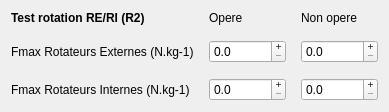
    <widget class="QWidget" name="layoutWidget_14">
     <property name="geometry">
      <rect>
       <x>480</x>
       <y>570</y>
       <width>436</width>
       <height>110</height>
      </rect>
     </property>
     <layout class="QGridLayout" name="gridLayout_RERI2">
      <property name="sizeConstraint">
       <enum>QLayout::SizeConstraint::SetFixedSize</enum>
      </property>
      <property name="spacing">
       <number>15</number>
      </property>
      <item row="2" column="1">
       <widget class="QDoubleSpinBox" name="doubleSpinBox_e_fmaxRIR2O">
        <property name="cursor">
         <cursorShape>ArrowCursor</cursorShape>
        </property>
        <property name="buttonSymbols">
         <enum>QAbstractSpinBox::ButtonSymbols::PlusMinus</enum>
        </property>
        <property name="accelerated">
         <bool>true</bool>
        </property>
        <property name="decimals">
         <number>1</number>
        </property>
        <property name="maximum">
         <double>100000.000000000000000</double>
        </property>
       </widget>
      </item>
      <item row="0" column="0">
       <widget class="QLabel" name="label_testRotationR2">
        <property name="font">
         <font>
          <bold>true</bold>
         </font>
        </property>
        <property name="text">
         <string>Test rotation RE/RI (R2)</string>
        </property>
        <property name="textFormat">
         <enum>Qt::TextFormat::RichText</enum>
        </property>
       </widget>
      </item>
      <item row="2" column="0">
       <widget class="QLabel" name="label_fmaxRIR2">
        <property name="text">
         <string>Fmax Rotateurs Internes (N.kg-1)</string>
        </property>
       </widget>
      </item>
      <item row="0" column="1">
       <widget class="QLabel" name="label_opere_11">
        <property name="text">
         <string>Opere</string>
        </property>
       </widget>
      </item>
      <item row="2" column="2">
       <widget class="QDoubleSpinBox" name="doubleSpinBox_e_fmaxRIR2NO">
        <property name="cursor">
         <cursorShape>ArrowCursor</cursorShape>
        </property>
        <property name="buttonSymbols">
         <enum>QAbstractSpinBox::ButtonSymbols::PlusMinus</enum>
        </property>
        <property name="accelerated">
         <bool>true</bool>
        </property>
        <property name="decimals">
         <number>1</number>
        </property>
        <property name="maximum">
         <double>100000.000000000000000</double>
        </property>
       </widget>
      </item>
      <item row="1" column="1">
       <widget class="QDoubleSpinBox" name="doubleSpinBox_e_fmaxRER2O">
        <property name="cursor">
         <cursorShape>ArrowCursor</cursorShape>
        </property>
        <property name="buttonSymbols">
         <enum>QAbstractSpinBox::ButtonSymbols::PlusMinus</enum>
        </property>
        <property name="accelerated">
         <bool>true</bool>
        </property>
        <property name="decimals">
         <number>1</number>
        </property>
        <property name="maximum">
         <double>100000.000000000000000</double>
        </property>
       </widget>
      </item>
      <item row="1" column="0">
       <widget class="QLabel" name="label_fmaxRER2">
        <property name="text">
         <string>Fmax Rotateurs Externes (N.kg-1)</string>
        </property>
       </widget>
      </item>
      <item row="0" column="2">
       <widget class="QLabel" name="label_non_opere_11">
        <property name="text">
         <string>Non opere</string>
        </property>
       </widget>
      </item>
      <item row="1" column="2">
       <widget class="QDoubleSpinBox" name="doubleSpinBox_e_fmaxRER2NO">
        <property name="cursor">
         <cursorShape>ArrowCursor</cursorShape>
        </property>
        <property name="buttonSymbols">
         <enum>QAbstractSpinBox::ButtonSymbols::PlusMinus</enum>
        </property>
        <property name="accelerated">
         <bool>true</bool>
        </property>
        <property name="decimals">
         <number>1</number>
        </property>
        <property name="maximum">
         <double>100000.000000000000000</double>
        </property>
       </widget>
      </item>
     </layout>
    </widget>
